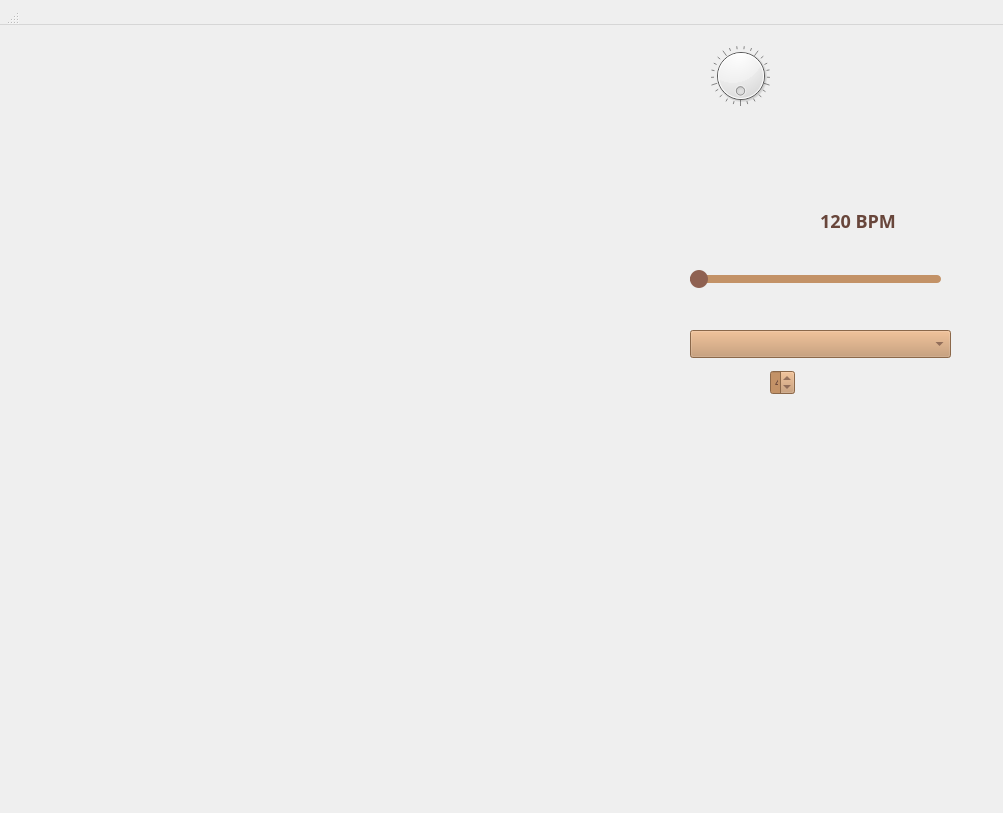
<?xml version="1.0" encoding="UTF-8"?>
<ui version="4.0">
 <class>PianoWindow</class>
 <widget class="QWidget" name="PianoWindow">
  <property name="geometry">
   <rect>
    <x>0</x>
    <y>0</y>
    <width>1003</width>
    <height>813</height>
   </rect>
  </property>
  <property name="windowTitle">
   <string>Virtual Piano</string>
  </property>
  <property name="windowIcon">
   <iconset resource="img.qrc">
    <normaloff>:/img/icon.ico</normaloff>:/img/icon.ico</iconset>
  </property>
  <property name="styleSheet">
   <string notr="true">QPianoWindow {
           background-image: url(:/img/pianobackground.jpg);
           background-position: center;
           background-repeat: no-repeat;
           background-attachment: fixed;
        }</string>
  </property>
  <widget class="QWidget" name="centralwidget" native="true">
   <property name="geometry">
    <rect>
     <x>0</x>
     <y>0</y>
     <width>1001</width>
     <height>782</height>
    </rect>
   </property>
   <property name="styleSheet">
    <string notr="true">QPianoWindow {
           background-image: url(:/img/pianobackground.jpg);
           background-position: center;
           background-repeat: no-repeat;
           background-attachment: fixed;
        }</string>
   </property>
   <widget class="QPushButton" name="homeButton">
    <property name="geometry">
     <rect>
      <x>880</x>
      <y>30</y>
      <width>81</width>
      <height>81</height>
     </rect>
    </property>
    <property name="toolTip">
     <string>Return to Menu</string>
    </property>
    <property name="styleSheet">
     <string notr="true">background: transparent;
        border: none;
        padding: 0px; </string>
    </property>
    <property name="text">
     <string/>
    </property>
    <property name="icon">
     <iconset resource="img.qrc">
      <normaloff>:/img/pianohome.png</normaloff>:/img/pianohome.png</iconset>
    </property>
    <property name="iconSize">
     <size>
      <width>80</width>
      <height>80</height>
     </size>
    </property>
   </widget>
   <widget class="QPushButton" name="infoButton">
    <property name="geometry">
     <rect>
      <x>790</x>
      <y>30</y>
      <width>81</width>
      <height>81</height>
     </rect>
    </property>
    <property name="toolTip">
     <string>About Piano</string>
    </property>
    <property name="styleSheet">
     <string notr="true">background: transparent;
        border: none;
        padding: 0px;</string>
    </property>
    <property name="text">
     <string/>
    </property>
    <property name="icon">
     <iconset resource="img.qrc">
      <normaloff>:/img/pianoinfo.png</normaloff>:/img/pianoinfo.png</iconset>
    </property>
    <property name="iconSize">
     <size>
      <width>80</width>
      <height>80</height>
     </size>
    </property>
   </widget>
   <widget class="QDial" name="volumeDial">
    <property name="geometry">
     <rect>
      <x>710</x>
      <y>40</y>
      <width>61</width>
      <height>71</height>
     </rect>
    </property>
    <property name="wrapping">
     <bool>true</bool>
    </property>
    <property name="notchesVisible">
     <bool>true</bool>
    </property>
   </widget>
   <widget class="QWidget" name="horizontalLayoutWidget">
    <property name="geometry">
     <rect>
      <x>50</x>
      <y>520</y>
      <width>902</width>
      <height>232</height>
     </rect>
    </property>
    <layout class="QHBoxLayout" name="horizontalLayout_5">
     <property name="spacing">
      <number>0</number>
     </property>
     <item>
      <widget class="QPushButton" name="c4">
       <property name="minimumSize">
        <size>
         <width>60</width>
         <height>230</height>
        </size>
       </property>
       <property name="maximumSize">
        <size>
         <width>60</width>
         <height>230</height>
        </size>
       </property>
       <property name="styleSheet">
        <string notr="true">#c4 {
    background: transparent;
    border: none;
    icon: url(:/img/white_up.png);
}
#c4:pressed {
   icon: url(:/img/white_down.png);
}

/*#c4{
 border: 2px solid #e2e2e2;
        border-radius: 8px;
        padding: 8px;
        color: white;
        font-size: 14px;
background: qlineargradient(spread:pad, x1:0.51, y1:0, x2:0.533, y2:1, stop:0 rgba(180, 180, 180, 255), stop:1 rgba(226, 226, 226, 255));
}
#c4:pressed{
background-color: rgb(180, 180, 180);
        border: 2px solid #e2e2e2
}*/</string>
       </property>
       <property name="text">
        <string/>
       </property>
       <property name="icon">
        <iconset resource="img.qrc">
         <normaloff>:/img/white_up.png</normaloff>:/img/white_up.png</iconset>
       </property>
       <property name="iconSize">
        <size>
         <width>60</width>
         <height>230</height>
        </size>
       </property>
       <property name="autoRepeat">
        <bool>true</bool>
       </property>
      </widget>
     </item>
     <item>
      <widget class="QPushButton" name="d4">
       <property name="minimumSize">
        <size>
         <width>60</width>
         <height>230</height>
        </size>
       </property>
       <property name="maximumSize">
        <size>
         <width>60</width>
         <height>230</height>
        </size>
       </property>
       <property name="mouseTracking">
        <bool>false</bool>
       </property>
       <property name="styleSheet">
        <string notr="true">#d4 {
    background: transparent;
    border: none;
    icon: url(:/img/white_up.png);
}
#d4:pressed {
   icon: url(:/img/white_down.png);
}</string>
       </property>
       <property name="text">
        <string/>
       </property>
       <property name="iconSize">
        <size>
         <width>60</width>
         <height>230</height>
        </size>
       </property>
       <property name="checkable">
        <bool>false</bool>
       </property>
       <property name="autoRepeat">
        <bool>true</bool>
       </property>
      </widget>
     </item>
     <item>
      <widget class="QPushButton" name="e4">
       <property name="minimumSize">
        <size>
         <width>60</width>
         <height>230</height>
        </size>
       </property>
       <property name="maximumSize">
        <size>
         <width>60</width>
         <height>230</height>
        </size>
       </property>
       <property name="styleSheet">
        <string notr="true">#e4 {
    background: transparent;
    border: none;
    icon: url(:/img/white_up.png);
}
#e4:pressed {
   icon: url(:/img/white_down.png);
}</string>
       </property>
       <property name="text">
        <string/>
       </property>
       <property name="iconSize">
        <size>
         <width>60</width>
         <height>230</height>
        </size>
       </property>
       <property name="autoRepeat">
        <bool>true</bool>
       </property>
      </widget>
     </item>
     <item>
      <widget class="QPushButton" name="f4">
       <property name="minimumSize">
        <size>
         <width>60</width>
         <height>230</height>
        </size>
       </property>
       <property name="maximumSize">
        <size>
         <width>60</width>
         <height>230</height>
        </size>
       </property>
       <property name="styleSheet">
        <string notr="true">#f4 {
    background: transparent;
    border: none;
    icon: url(:/img/white_up.png);
}
#f4:pressed {
   icon: url(:/img/white_down.png);
}</string>
       </property>
       <property name="text">
        <string/>
       </property>
       <property name="iconSize">
        <size>
         <width>60</width>
         <height>230</height>
        </size>
       </property>
       <property name="autoRepeat">
        <bool>true</bool>
       </property>
      </widget>
     </item>
     <item>
      <widget class="QPushButton" name="g4">
       <property name="minimumSize">
        <size>
         <width>60</width>
         <height>230</height>
        </size>
       </property>
       <property name="maximumSize">
        <size>
         <width>60</width>
         <height>230</height>
        </size>
       </property>
       <property name="styleSheet">
        <string notr="true">#g4 {
    background: transparent;
    border: none;
    icon: url(:/img/white_up.png);
}
#g4:pressed {
   icon: url(:/img/white_down.png);
}</string>
       </property>
       <property name="text">
        <string/>
       </property>
       <property name="iconSize">
        <size>
         <width>60</width>
         <height>230</height>
        </size>
       </property>
       <property name="autoRepeat">
        <bool>true</bool>
       </property>
      </widget>
     </item>
     <item>
      <widget class="QPushButton" name="a4">
       <property name="minimumSize">
        <size>
         <width>60</width>
         <height>230</height>
        </size>
       </property>
       <property name="maximumSize">
        <size>
         <width>60</width>
         <height>230</height>
        </size>
       </property>
       <property name="styleSheet">
        <string notr="true">#a4 {
    background: transparent;
    border: none;
    icon: url(:/img/white_up.png);
}
#a4:pressed {
   icon: url(:/img/white_down.png);
}</string>
       </property>
       <property name="text">
        <string/>
       </property>
       <property name="iconSize">
        <size>
         <width>60</width>
         <height>230</height>
        </size>
       </property>
       <property name="autoRepeat">
        <bool>true</bool>
       </property>
      </widget>
     </item>
     <item>
      <widget class="QPushButton" name="b4">
       <property name="minimumSize">
        <size>
         <width>60</width>
         <height>230</height>
        </size>
       </property>
       <property name="maximumSize">
        <size>
         <width>60</width>
         <height>230</height>
        </size>
       </property>
       <property name="styleSheet">
        <string notr="true">#b4 {
    background: transparent;
    border: none;
    icon: url(:/img/white_up.png);
}
#b4:pressed {
   icon: url(:/img/white_down.png);
}</string>
       </property>
       <property name="text">
        <string/>
       </property>
       <property name="iconSize">
        <size>
         <width>60</width>
         <height>230</height>
        </size>
       </property>
       <property name="autoRepeat">
        <bool>true</bool>
       </property>
      </widget>
     </item>
     <item>
      <widget class="QPushButton" name="c5">
       <property name="sizePolicy">
        <sizepolicy hsizetype="Maximum" vsizetype="Fixed">
         <horstretch>0</horstretch>
         <verstretch>0</verstretch>
        </sizepolicy>
       </property>
       <property name="minimumSize">
        <size>
         <width>60</width>
         <height>230</height>
        </size>
       </property>
       <property name="maximumSize">
        <size>
         <width>60</width>
         <height>230</height>
        </size>
       </property>
       <property name="styleSheet">
        <string notr="true">#c5 {
    background: transparent;
    border: none;
    icon: url(:/img/white_up.png);
}
#c5:pressed {
   icon: url(:/img/white_down.png);
}</string>
       </property>
       <property name="text">
        <string/>
       </property>
       <property name="iconSize">
        <size>
         <width>60</width>
         <height>230</height>
        </size>
       </property>
       <property name="autoRepeat">
        <bool>true</bool>
       </property>
      </widget>
     </item>
     <item>
      <widget class="QPushButton" name="d5">
       <property name="minimumSize">
        <size>
         <width>60</width>
         <height>230</height>
        </size>
       </property>
       <property name="maximumSize">
        <size>
         <width>60</width>
         <height>230</height>
        </size>
       </property>
       <property name="styleSheet">
        <string notr="true">#d5 {
    background: transparent;
    border: none;
    icon: url(:/img/white_up.png);
}
#d5:pressed {
   icon: url(:/img/white_down.png);
}</string>
       </property>
       <property name="text">
        <string/>
       </property>
       <property name="iconSize">
        <size>
         <width>60</width>
         <height>230</height>
        </size>
       </property>
       <property name="autoRepeat">
        <bool>true</bool>
       </property>
      </widget>
     </item>
     <item>
      <widget class="QPushButton" name="e5">
       <property name="minimumSize">
        <size>
         <width>60</width>
         <height>230</height>
        </size>
       </property>
       <property name="maximumSize">
        <size>
         <width>60</width>
         <height>230</height>
        </size>
       </property>
       <property name="styleSheet">
        <string notr="true">#e5 {
    background: transparent;
    border: none;
    icon: url(:/img/white_up.png);
}
#e5:pressed {
   icon: url(:/img/white_down.png);
}</string>
       </property>
       <property name="text">
        <string/>
       </property>
       <property name="iconSize">
        <size>
         <width>60</width>
         <height>230</height>
        </size>
       </property>
       <property name="autoRepeat">
        <bool>true</bool>
       </property>
      </widget>
     </item>
     <item>
      <widget class="QPushButton" name="f5">
       <property name="minimumSize">
        <size>
         <width>60</width>
         <height>230</height>
        </size>
       </property>
       <property name="maximumSize">
        <size>
         <width>60</width>
         <height>230</height>
        </size>
       </property>
       <property name="styleSheet">
        <string notr="true">#f5 {
    background: transparent;
    border: none;
    icon: url(:/img/white_up.png);
}
#f5:pressed {
   icon: url(:/img/white_down.png);
}</string>
       </property>
       <property name="text">
        <string/>
       </property>
       <property name="iconSize">
        <size>
         <width>60</width>
         <height>230</height>
        </size>
       </property>
       <property name="autoRepeat">
        <bool>true</bool>
       </property>
      </widget>
     </item>
     <item>
      <widget class="QPushButton" name="g5">
       <property name="minimumSize">
        <size>
         <width>60</width>
         <height>230</height>
        </size>
       </property>
       <property name="maximumSize">
        <size>
         <width>60</width>
         <height>230</height>
        </size>
       </property>
       <property name="styleSheet">
        <string notr="true">#g5 {
    background: transparent;
    border: none;
    icon: url(:/img/white_up.png);
}
#g5:pressed {
   icon: url(:/img/white_down.png);
}</string>
       </property>
       <property name="text">
        <string/>
       </property>
       <property name="iconSize">
        <size>
         <width>60</width>
         <height>230</height>
        </size>
       </property>
       <property name="autoRepeat">
        <bool>true</bool>
       </property>
      </widget>
     </item>
     <item>
      <widget class="QPushButton" name="a5">
       <property name="minimumSize">
        <size>
         <width>60</width>
         <height>230</height>
        </size>
       </property>
       <property name="maximumSize">
        <size>
         <width>60</width>
         <height>230</height>
        </size>
       </property>
       <property name="styleSheet">
        <string notr="true">#a5 {
    background: transparent;
    border: none;
    icon: url(:/img/white_up.png);
}
#a5:pressed {
   icon: url(:/img/white_down.png);
}</string>
       </property>
       <property name="text">
        <string/>
       </property>
       <property name="iconSize">
        <size>
         <width>60</width>
         <height>230</height>
        </size>
       </property>
       <property name="autoRepeat">
        <bool>true</bool>
       </property>
      </widget>
     </item>
     <item>
      <widget class="QPushButton" name="b5">
       <property name="minimumSize">
        <size>
         <width>60</width>
         <height>230</height>
        </size>
       </property>
       <property name="maximumSize">
        <size>
         <width>60</width>
         <height>230</height>
        </size>
       </property>
       <property name="styleSheet">
        <string notr="true">#b5 {
    background: transparent;
    border: none;
    icon: url(:/img/white_up.png);
}
#b5:pressed {
   icon: url(:/img/white_down.png);
}</string>
       </property>
       <property name="text">
        <string/>
       </property>
       <property name="iconSize">
        <size>
         <width>60</width>
         <height>230</height>
        </size>
       </property>
       <property name="autoRepeat">
        <bool>true</bool>
       </property>
      </widget>
     </item>
     <item>
      <widget class="QPushButton" name="c6">
       <property name="sizePolicy">
        <sizepolicy hsizetype="Maximum" vsizetype="Fixed">
         <horstretch>0</horstretch>
         <verstretch>0</verstretch>
        </sizepolicy>
       </property>
       <property name="minimumSize">
        <size>
         <width>60</width>
         <height>230</height>
        </size>
       </property>
       <property name="maximumSize">
        <size>
         <width>60</width>
         <height>230</height>
        </size>
       </property>
       <property name="styleSheet">
        <string notr="true">#c6 {
    background: transparent;
    border: none;
    icon: url(:/img/white_up.png);
}
#c6:pressed {
   icon: url(:/img/white_down.png);
}</string>
       </property>
       <property name="text">
        <string/>
       </property>
       <property name="iconSize">
        <size>
         <width>60</width>
         <height>230</height>
        </size>
       </property>
       <property name="autoRepeat">
        <bool>true</bool>
       </property>
      </widget>
     </item>
    </layout>
   </widget>
   <widget class="QPushButton" name="bassDrum">
    <property name="geometry">
     <rect>
      <x>200</x>
      <y>160</y>
      <width>221</width>
      <height>221</height>
     </rect>
    </property>
    <property name="styleSheet">
     <string notr="true">#bassDrum {
    background: transparent;
    border: none;
    icon: url(:/img/kick.png);
}</string>
    </property>
    <property name="text">
     <string/>
    </property>
    <property name="iconSize">
     <size>
      <width>230</width>
      <height>230</height>
     </size>
    </property>
   </widget>
   <widget class="QPushButton" name="floorTom">
    <property name="geometry">
     <rect>
      <x>360</x>
      <y>230</y>
      <width>181</width>
      <height>181</height>
     </rect>
    </property>
    <property name="styleSheet">
     <string notr="true">#floorTom {
    background: transparent;
    border: none;
    icon: url(:/img/tom.png);
}</string>
    </property>
    <property name="text">
     <string/>
    </property>
    <property name="iconSize">
     <size>
      <width>190</width>
      <height>190</height>
     </size>
    </property>
   </widget>
   <widget class="QPushButton" name="highTom">
    <property name="geometry">
     <rect>
      <x>180</x>
      <y>110</y>
      <width>141</width>
      <height>141</height>
     </rect>
    </property>
    <property name="styleSheet">
     <string notr="true">#highTom {
    background: transparent;
    border: none;
    icon: url(:/img/tom.png);
}</string>
    </property>
    <property name="text">
     <string/>
    </property>
    <property name="iconSize">
     <size>
      <width>140</width>
      <height>140</height>
     </size>
    </property>
   </widget>
   <widget class="QPushButton" name="midTom">
    <property name="geometry">
     <rect>
      <x>310</x>
      <y>110</y>
      <width>141</width>
      <height>141</height>
     </rect>
    </property>
    <property name="styleSheet">
     <string notr="true">#midTom {
    background: transparent;
    border: none;
    icon: url(:/img/tom.png);
}</string>
    </property>
    <property name="text">
     <string/>
    </property>
    <property name="iconSize">
     <size>
      <width>140</width>
      <height>140</height>
     </size>
    </property>
   </widget>
   <widget class="QPushButton" name="snareDrum">
    <property name="geometry">
     <rect>
      <x>90</x>
      <y>240</y>
      <width>171</width>
      <height>161</height>
     </rect>
    </property>
    <property name="styleSheet">
     <string notr="true">#snareDrum {
    background: transparent;
    border: none;
    icon: url(:/img/tom.png);
}</string>
    </property>
    <property name="text">
     <string/>
    </property>
    <property name="iconSize">
     <size>
      <width>160</width>
      <height>160</height>
     </size>
    </property>
   </widget>
   <widget class="QPushButton" name="crashCymbal2">
    <property name="geometry">
     <rect>
      <x>470</x>
      <y>190</y>
      <width>141</width>
      <height>141</height>
     </rect>
    </property>
    <property name="styleSheet">
     <string notr="true">#crashCymbal2 {
    background: transparent;
    border: none;
    icon: url(:/img/cymbal.png);
}</string>
    </property>
    <property name="text">
     <string/>
    </property>
    <property name="iconSize">
     <size>
      <width>140</width>
      <height>140</height>
     </size>
    </property>
   </widget>
   <widget class="QPushButton" name="rideCymbal">
    <property name="geometry">
     <rect>
      <x>390</x>
      <y>40</y>
      <width>181</width>
      <height>181</height>
     </rect>
    </property>
    <property name="styleSheet">
     <string notr="true">#rideCymbal {
    background: transparent;
    border: none;
    icon: url(:/img/cymbal.png);
}</string>
    </property>
    <property name="text">
     <string/>
    </property>
    <property name="iconSize">
     <size>
      <width>180</width>
      <height>180</height>
     </size>
    </property>
   </widget>
   <widget class="QPushButton" name="crashCymbal1">
    <property name="geometry">
     <rect>
      <x>70</x>
      <y>80</y>
      <width>151</width>
      <height>141</height>
     </rect>
    </property>
    <property name="styleSheet">
     <string notr="true">#crashCymbal1 {
    background: transparent;
    border: none;
    icon: url(:/img/cymbal.png);
}</string>
    </property>
    <property name="text">
     <string/>
    </property>
    <property name="iconSize">
     <size>
      <width>140</width>
      <height>140</height>
     </size>
    </property>
   </widget>
   <widget class="QPushButton" name="hiHat">
    <property name="geometry">
     <rect>
      <x>40</x>
      <y>220</y>
      <width>121</width>
      <height>111</height>
     </rect>
    </property>
    <property name="styleSheet">
     <string notr="true">#hiHat {
    background: transparent;
    border: none;
    icon: url(:/img/cymbal.png);
}</string>
    </property>
    <property name="text">
     <string/>
    </property>
    <property name="iconSize">
     <size>
      <width>110</width>
      <height>110</height>
     </size>
    </property>
   </widget>
   <widget class="QPushButton" name="c_4">
    <property name="geometry">
     <rect>
      <x>90</x>
      <y>520</y>
      <width>40</width>
      <height>135</height>
     </rect>
    </property>
    <property name="minimumSize">
     <size>
      <width>40</width>
      <height>135</height>
     </size>
    </property>
    <property name="maximumSize">
     <size>
      <width>40</width>
      <height>135</height>
     </size>
    </property>
    <property name="styleSheet">
     <string notr="true">#c_4 {
    background: transparent;
    border: none;
    icon: url(:/img/black_up.png);
}
#c_4:pressed {
   icon: url(:/img/black_down.png);
}

/*#c_4{
        border: 2px solid #121212;
        border-radius: 8px;
        padding: 8px;
        color: white;
        font-size: 14px;
background: qlineargradient(spread:pad, x1:0.51, y1:0, x2:0.533, y2:1, stop:0 rgba(12, 12, 12, 255), stop:1 rgba(100, 100, 100, 255));
}
#c_4:pressed{
background-color: rgb(0, 0, 0);
        border: 2px solid #000000
}*/</string>
    </property>
    <property name="text">
     <string/>
    </property>
    <property name="iconSize">
     <size>
      <width>40</width>
      <height>135</height>
     </size>
    </property>
   </widget>
   <widget class="QPushButton" name="d_4">
    <property name="geometry">
     <rect>
      <x>150</x>
      <y>520</y>
      <width>40</width>
      <height>135</height>
     </rect>
    </property>
    <property name="minimumSize">
     <size>
      <width>40</width>
      <height>135</height>
     </size>
    </property>
    <property name="maximumSize">
     <size>
      <width>40</width>
      <height>135</height>
     </size>
    </property>
    <property name="styleSheet">
     <string notr="true">#d_4 {
    background: transparent;
    border: none;
    icon: url(:/img/black_up.png);
}
#d_4:pressed {
   icon: url(:/img/black_down.png);
}</string>
    </property>
    <property name="text">
     <string/>
    </property>
    <property name="iconSize">
     <size>
      <width>40</width>
      <height>135</height>
     </size>
    </property>
   </widget>
   <widget class="QPushButton" name="f_4">
    <property name="geometry">
     <rect>
      <x>270</x>
      <y>520</y>
      <width>40</width>
      <height>135</height>
     </rect>
    </property>
    <property name="minimumSize">
     <size>
      <width>40</width>
      <height>135</height>
     </size>
    </property>
    <property name="maximumSize">
     <size>
      <width>40</width>
      <height>135</height>
     </size>
    </property>
    <property name="styleSheet">
     <string notr="true">#f_4 {
    background: transparent;
    border: none;
    icon: url(:/img/black_up.png);
}
#f_4:pressed {
   icon: url(:/img/black_down.png);
}</string>
    </property>
    <property name="text">
     <string/>
    </property>
    <property name="iconSize">
     <size>
      <width>40</width>
      <height>135</height>
     </size>
    </property>
   </widget>
   <widget class="QPushButton" name="g_4">
    <property name="geometry">
     <rect>
      <x>330</x>
      <y>520</y>
      <width>40</width>
      <height>135</height>
     </rect>
    </property>
    <property name="minimumSize">
     <size>
      <width>40</width>
      <height>135</height>
     </size>
    </property>
    <property name="maximumSize">
     <size>
      <width>40</width>
      <height>135</height>
     </size>
    </property>
    <property name="styleSheet">
     <string notr="true">#g_4 {
    background: transparent;
    border: none;
    icon: url(:/img/black_up.png);
}
#g_4:pressed {
   icon: url(:/img/black_down.png);
}</string>
    </property>
    <property name="text">
     <string/>
    </property>
    <property name="iconSize">
     <size>
      <width>40</width>
      <height>135</height>
     </size>
    </property>
    <property name="autoRepeat">
     <bool>true</bool>
    </property>
   </widget>
   <widget class="QPushButton" name="a_4">
    <property name="geometry">
     <rect>
      <x>390</x>
      <y>520</y>
      <width>40</width>
      <height>135</height>
     </rect>
    </property>
    <property name="minimumSize">
     <size>
      <width>40</width>
      <height>135</height>
     </size>
    </property>
    <property name="maximumSize">
     <size>
      <width>40</width>
      <height>135</height>
     </size>
    </property>
    <property name="styleSheet">
     <string notr="true">#a_4 {
    background: transparent;
    border: none;
    icon: url(:/img/black_up.png);
}
#a_4:pressed {
   icon: url(:/img/black_down.png);
}</string>
    </property>
    <property name="text">
     <string/>
    </property>
    <property name="iconSize">
     <size>
      <width>40</width>
      <height>135</height>
     </size>
    </property>
    <property name="autoRepeat">
     <bool>true</bool>
    </property>
   </widget>
   <widget class="QPushButton" name="c_5">
    <property name="geometry">
     <rect>
      <x>510</x>
      <y>520</y>
      <width>40</width>
      <height>135</height>
     </rect>
    </property>
    <property name="minimumSize">
     <size>
      <width>40</width>
      <height>135</height>
     </size>
    </property>
    <property name="maximumSize">
     <size>
      <width>40</width>
      <height>135</height>
     </size>
    </property>
    <property name="styleSheet">
     <string notr="true">#c_5 {
    background: transparent;
    border: none;
    icon: url(:/img/black_up.png);
}
#c_5:pressed {
   icon: url(:/img/black_down.png);
}
</string>
    </property>
    <property name="text">
     <string/>
    </property>
    <property name="iconSize">
     <size>
      <width>40</width>
      <height>135</height>
     </size>
    </property>
   </widget>
   <widget class="QPushButton" name="d_5">
    <property name="geometry">
     <rect>
      <x>570</x>
      <y>520</y>
      <width>40</width>
      <height>135</height>
     </rect>
    </property>
    <property name="minimumSize">
     <size>
      <width>40</width>
      <height>135</height>
     </size>
    </property>
    <property name="maximumSize">
     <size>
      <width>40</width>
      <height>135</height>
     </size>
    </property>
    <property name="styleSheet">
     <string notr="true">#d_5 {
    background: transparent;
    border: none;
    icon: url(:/img/black_up.png);
}
#d_5:pressed {
   icon: url(:/img/black_down.png);
}</string>
    </property>
    <property name="text">
     <string/>
    </property>
    <property name="iconSize">
     <size>
      <width>40</width>
      <height>135</height>
     </size>
    </property>
   </widget>
   <widget class="QPushButton" name="f_5">
    <property name="geometry">
     <rect>
      <x>690</x>
      <y>520</y>
      <width>40</width>
      <height>135</height>
     </rect>
    </property>
    <property name="minimumSize">
     <size>
      <width>40</width>
      <height>135</height>
     </size>
    </property>
    <property name="maximumSize">
     <size>
      <width>40</width>
      <height>135</height>
     </size>
    </property>
    <property name="styleSheet">
     <string notr="true">#f_5 {
    background: transparent;
    border: none;
    icon: url(:/img/black_up.png);
}
#f_5:pressed {
   icon: url(:/img/black_down.png);
}</string>
    </property>
    <property name="text">
     <string/>
    </property>
    <property name="iconSize">
     <size>
      <width>40</width>
      <height>135</height>
     </size>
    </property>
   </widget>
   <widget class="QPushButton" name="g_5">
    <property name="geometry">
     <rect>
      <x>750</x>
      <y>520</y>
      <width>40</width>
      <height>135</height>
     </rect>
    </property>
    <property name="minimumSize">
     <size>
      <width>40</width>
      <height>135</height>
     </size>
    </property>
    <property name="maximumSize">
     <size>
      <width>40</width>
      <height>135</height>
     </size>
    </property>
    <property name="styleSheet">
     <string notr="true">#g_5 {
    background: transparent;
    border: none;
    icon: url(:/img/black_up.png);
}
#g_5:pressed {
   icon: url(:/img/black_down.png);
}</string>
    </property>
    <property name="text">
     <string/>
    </property>
    <property name="iconSize">
     <size>
      <width>40</width>
      <height>135</height>
     </size>
    </property>
    <property name="autoRepeat">
     <bool>false</bool>
    </property>
   </widget>
   <widget class="QPushButton" name="a_5">
    <property name="geometry">
     <rect>
      <x>810</x>
      <y>520</y>
      <width>40</width>
      <height>135</height>
     </rect>
    </property>
    <property name="minimumSize">
     <size>
      <width>40</width>
      <height>135</height>
     </size>
    </property>
    <property name="maximumSize">
     <size>
      <width>40</width>
      <height>135</height>
     </size>
    </property>
    <property name="styleSheet">
     <string notr="true">#a_5 {
    background: transparent;
    border: none;
    icon: url(:/img/black_up.png);
}
#a_5:pressed {
   icon: url(:/img/black_down.png);
}</string>
    </property>
    <property name="text">
     <string/>
    </property>
    <property name="iconSize">
     <size>
      <width>40</width>
      <height>135</height>
     </size>
    </property>
    <property name="autoRepeat">
     <bool>false</bool>
    </property>
   </widget>
   <widget class="QPushButton" name="metronomeButton">
    <property name="geometry">
     <rect>
      <x>700</x>
      <y>180</y>
      <width>91</width>
      <height>91</height>
     </rect>
    </property>
    <property name="styleSheet">
     <string notr="true">background: transparent;
        border: none;
        padding: 0px; </string>
    </property>
    <property name="text">
     <string/>
    </property>
    <property name="icon">
     <iconset resource="img.qrc">
      <normaloff>:/img/metronome.png</normaloff>:/img/metronome.png</iconset>
    </property>
    <property name="iconSize">
     <size>
      <width>80</width>
      <height>80</height>
     </size>
    </property>
   </widget>
   <widget class="QSlider" name="bpmSlider">
    <property name="geometry">
     <rect>
      <x>690</x>
      <y>270</y>
      <width>251</width>
      <height>18</height>
     </rect>
    </property>
    <property name="styleSheet">
     <string notr="true">QSlider::groove:horizontal {
           height: 8px;
           background: #C39267;
          border-radius: 4px;
        }
        QSlider::sub-page:horizontal {
            background: #68463B;
           border-radius: 4px;
        }
        QSlider::handle:horizontal {
           background: #8F6151;
            width: 18px;
            height: 18px;
            border-radius: 9px;
           margin: -5px 0;
        }
        QSlider::handle:horizontal:hover {
            background: #A6725D;
        }</string>
    </property>
    <property name="orientation">
     <enum>Qt::Orientation::Horizontal</enum>
    </property>
   </widget>
   <widget class="QLabel" name="bpmLabel">
    <property name="geometry">
     <rect>
      <x>820</x>
      <y>190</y>
      <width>111</width>
      <height>61</height>
     </rect>
    </property>
    <property name="font">
     <font>
      <family>Bahnschrift</family>
      <pointsize>-1</pointsize>
      <bold>true</bold>
      <underline>false</underline>
      <strikeout>false</strikeout>
     </font>
    </property>
    <property name="styleSheet">
     <string notr="true">color: #68463B;
font-weight: bold;
font-size: 18px;</string>
    </property>
    <property name="text">
     <string>120 BPM</string>
    </property>
   </widget>
   <widget class="QComboBox" name="instrumentBox">
    <property name="geometry">
     <rect>
      <x>690</x>
      <y>330</y>
      <width>261</width>
      <height>28</height>
     </rect>
    </property>
    <property name="sizePolicy">
     <sizepolicy hsizetype="MinimumExpanding" vsizetype="Fixed">
      <horstretch>0</horstretch>
      <verstretch>0</verstretch>
     </sizepolicy>
    </property>
    <property name="styleSheet">
     <string notr="true">QComboBox {
    background-color: #C39267;
    color: #68463B;
}
QComboBox QAbstractItemView {
    background-color: #C39267;
    color: #68463B;


}</string>
    </property>
   </widget>
   <widget class="QSpinBox" name="octaveBox">
    <property name="enabled">
     <bool>true</bool>
    </property>
    <property name="geometry">
     <rect>
      <x>770</x>
      <y>370</y>
      <width>25</width>
      <height>25</height>
     </rect>
    </property>
    <property name="sizePolicy">
     <sizepolicy hsizetype="Expanding" vsizetype="Fixed">
      <horstretch>0</horstretch>
      <verstretch>0</verstretch>
     </sizepolicy>
    </property>
    <property name="focusPolicy">
     <enum>Qt::FocusPolicy::NoFocus</enum>
    </property>
    <property name="styleSheet">
     <string notr="true">QSpinBox {
    background-color: #C39267;
    color: #68463B;
}
QComboBox QAbstractItemView {
    background-color: #C39267;
    color: #68463B;


}</string>
    </property>
    <property name="readOnly">
     <bool>false</bool>
    </property>
    <property name="keyboardTracking">
     <bool>false</bool>
    </property>
    <property name="minimum">
     <number>2</number>
    </property>
    <property name="maximum">
     <number>5</number>
    </property>
    <property name="value">
     <number>4</number>
    </property>
   </widget>
  </widget>
  <widget class="QMenuBar" name="menubar">
   <property name="geometry">
    <rect>
     <x>0</x>
     <y>0</y>
     <width>1003</width>
     <height>25</height>
    </rect>
   </property>
  </widget>
  <widget class="QStatusBar" name="statusbar">
   <property name="geometry">
    <rect>
     <x>0</x>
     <y>0</y>
     <width>20</width>
     <height>25</height>
    </rect>
   </property>
  </widget>
 </widget>
 <resources>
  <include location="img.qrc"/>
 </resources>
 <connections/>
</ui>
